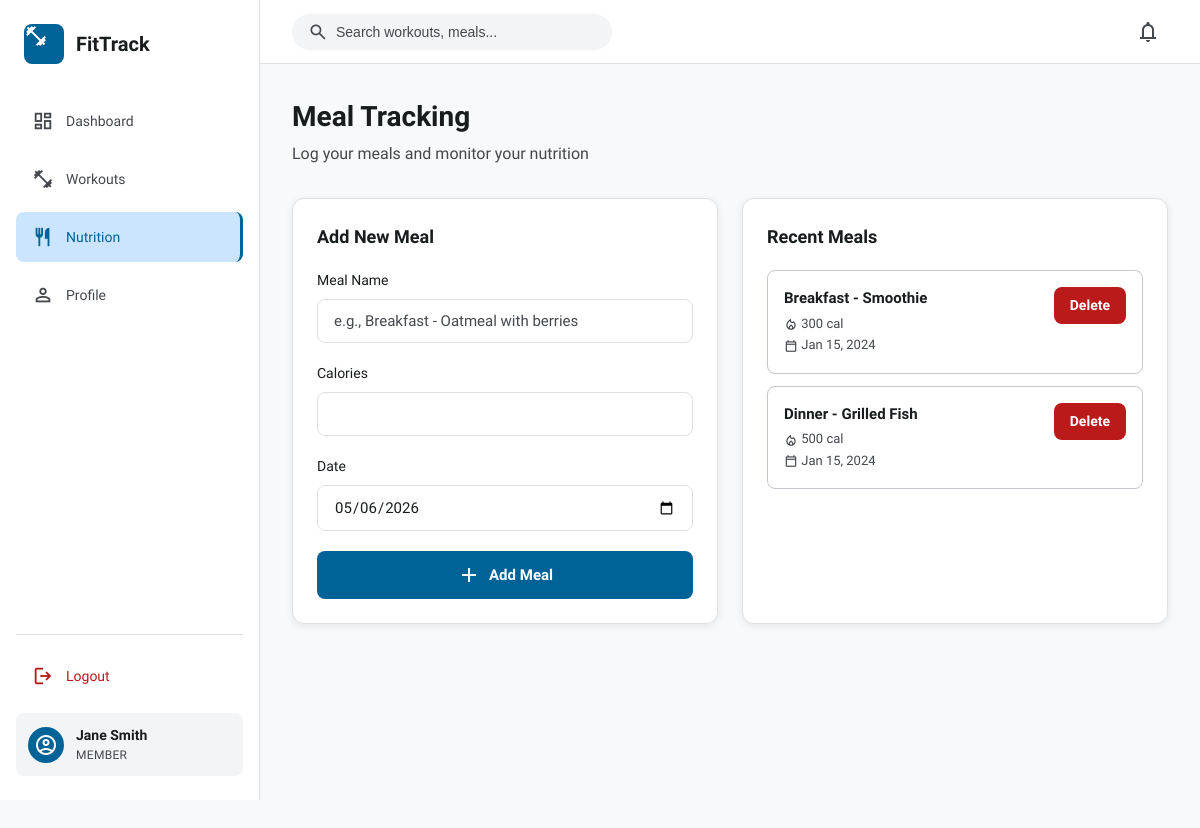
/pages/add_meal.php (signed in), run on the app's committed database.
### tables this page shows
CREATE TABLE meals (
    id INT AUTO_INCREMENT PRIMARY KEY,
    user_id INT NOT NULL,
    meal_name VARCHAR(100) NOT NULL,
    calories INT NOT NULL,
    date DATE NOT NULL,
    created_at TIMESTAMP DEFAULT CURRENT_TIMESTAMP,
    FOREIGN KEY (user_id) REFERENCES users(id) ON DELETE CASCADE
);

### pages/add_meal.php (the view, shortened to what this page needs)
<?php
require_once __DIR__ . '/../core/header.php';
$user_id = $_SESSION['user_id'];
$meals_sql = "SELECT * FROM meals WHERE user_id = $user_id ORDER BY date DESC, created_at DESC";
$meals_result = $conn->query($meals_sql);
?>
<div class="page-header">
    <h1 class="page-title">Meal Tracking</h1>
    <p class="page-subtitle">Log your meals and monitor your nutrition</p>
</div>
<div class="form-page-grid">
    <div class="form-card">
        <h3>Add New Meal</h3>
        <form method="POST" action="" onsubmit="return validateMealForm()">
            <div class="form-group">
                <label for="meal_name">Meal Name</label>
                <input type="text" id="meal_name" name="meal_name" placeholder="e.g., Breakfast - Oatmeal with berries" required>
            </div>
            <div class="form-group">
                <label for="calories">Calories</label>
                <input type="number" id="calories" name="calories" min="1" max="5000" required>
            </div>
            <div class="form-group">
                <label for="date">Date</label>
                <input type="date" id="date" name="date" value="<?php echo date('Y-m-d'); ?>" required>
            </div>
            <button type="submit" class="btn btn-primary">
                <span class="material-symbols-outlined">add</span>
                Add Meal
            </button>
        </form>
    </div>
    <div class="list-card">
        <h3>Recent Meals</h3>
        <?php if ($meals_result->num_rows > 0): ?>
            <div class="items-list">
                <?php while ($meal = $meals_result->fetch_assoc()): ?>
                    <div class="list-item">
                        <div class="list-item-info">
                            <h4><?php echo htmlspecialchars($meal['meal_name']); ?></h4>
                            <p><span class="material-symbols-outlined" style="font-size: 14px; vertical-align: middle;">local_fire_department</span> <?php echo $meal['calories']; ?> cal</p>
                            <p><span class="material-symbols-outlined" style="font-size: 14px; vertical-align: middle;">calendar_today</span> <?php echo date('M j, Y', strtotime($meal['date'])); ?></p>
                        </div>
                        <div class="list-item-actions">
                            <a href="?delete=<?php echo $meal['id']; ?>"
                               class="btn btn-danger btn-sm"
                               onclick="return confirm('Are you sure you want to delete this meal?')">Delete</a>
                        </div>
                    </div>
                <?php endwhile; ?>
            </div>
        <?php endif; ?>
    </div>
</div>
<?php include __DIR__ . '/../core/footer.php'; ?>

### assets/css/style.css (style rules this page uses)
:root { --primary: #006397; --primary-dark: #041525; --primary-light: #cce5ff; --secondary: #5cb8fd; --secondary-light: #d3e4fa; --surface: #f8f9fa; --surface-container: #ffffff; --surface-variant: #f3f4f5; --on-surface: #191c1d; --on-surface-variant: #44474c; --on-primary: #ffffff; --outline: #e0e0e0; --outline-variant: #c4c6cc; --error: #ba1a1a; --error-container: #ffdad6; --success: #2e7d32; --success-container: #d4edda; --positive: #2e7d32; --negative: #ba1a1a; --sidebar-width: 260px; --header-height: 64px; --radius-sm: 4px; --radius-md: 8px; --radius-lg: 12px; --radius-xl: 16px; --radius-full: 9999px; --shadow-sm: 0 1px 2px rgba(0, 0, 0, 0.05); --shadow-md: 0 4px 6px -1px rgba(0, 0, 0, 0.1), 0 2px 4px -2px rgba(0, 0, 0, 0.1); --shadow-lg: 0 10px 15px -3px rgba(0, 0, 0, 0.1), 0 4px 6px -4px rgba(0, 0, 0, 0.1); --shadow-card: 0 2px 8px rgba(0, 0, 0, 0.08); --font-family: "Lexend", -apple-system, BlinkMacSystemFont, "Segoe UI", sans-serif; --transition-fast: 150ms ease; --transition-base: 250ms ease; --transition-slow: 350ms ease; }
* { margin: 0; padding: 0; box-sizing: border-box; }
html { font-size: 16px; -webkit-font-smoothing: antialiased; -moz-osx-font-smoothing: grayscale; }
body { font-family: var(--font-family); font-weight: 400; line-height: 1.5; color: var(--on-surface); background-color: var(--surface); min-height: 100vh; }
a { color: var(--primary); text-decoration: none; transition: color var(--transition-fast); }
.material-symbols-outlined { font-family: "Material Symbols Outlined"; font-weight: normal; font-style: normal; font-size: 24px; line-height: 1; letter-spacing: normal; text-transform: none; display: inline-block; white-space: nowrap; word-wrap: normal; direction: ltr; -webkit-font-smoothing: antialiased; font-variation-settings: "FILL" 0, "wght" 400, "GRAD" 0, "opsz" 24; }
.form-group { margin-bottom: 1.25rem; }
.form-group label { display: block; font-size: 0.875rem; font-weight: 500; color: var(--on-surface); margin-bottom: 0.5rem; }
.form-group input, .form-group select, .form-group textarea { width: 100%; padding: 0.75rem 1rem; border: 1px solid var(--outline); border-radius: var(--radius-md); font-size: 0.9375rem; font-family: inherit; color: var(--on-surface); background: var(--surface-container); transition: all var(--transition-fast); }
.form-group input::placeholder { color: var(--on-surface-variant); }
.btn { display: inline-flex; align-items: center; justify-content: center; gap: 0.5rem; padding: 0.75rem 1.5rem; border: none; border-radius: var(--radius-md); font-size: 0.9375rem; font-weight: 600; font-family: inherit; cursor: pointer; transition: all var(--transition-fast); text-decoration: none; }
.btn-primary { background: var(--primary); color: var(--on-primary); width: 100%; }
.btn-danger { background: var(--error); color: var(--on-primary); }
.btn-sm { padding: 0.5rem 1rem; font-size: 0.875rem; }
.page-header { margin-bottom: 2rem; }
.page-title { font-size: 1.75rem; font-weight: 700; color: var(--on-surface); margin-bottom: 0.25rem; }
.page-subtitle { font-size: 1rem; color: var(--on-surface-variant); }
.form-page-grid { display: grid; grid-template-columns: 1fr 1fr; gap: 1.5rem; }
.form-card, .list-card { background: var(--surface-container); border-radius: var(--radius-lg); border: 1px solid var(--outline); padding: 1.5rem; box-shadow: var(--shadow-card); }
.form-card h3, .list-card h3 { font-size: 1.125rem; font-weight: 600; margin-bottom: 1.25rem; color: var(--on-surface); }
.items-list { max-height: 500px; overflow-y: auto; display: flex; flex-direction: column; gap: 0.75rem; }
.list-item { display: flex; justify-content: space-between; align-items: flex-start; padding: 1rem; border: 1px solid var(--outline-variant); border-radius: var(--radius-md); transition: all var(--transition-fast); }
.list-item-info h4 { font-weight: 600; color: var(--on-surface); font-size: 0.9375rem; margin-bottom: 0.25rem; }
.list-item-info p { font-size: 0.8125rem; color: var(--on-surface-variant); margin-bottom: 0.125rem; }
.list-item-actions { flex-shrink: 0; }

### data on the page
meals: meal_name "Breakfast - Smoothie", calories "300", date "Jan 15, 2024"
meals: meal_name "Dinner - Grilled Fish", calories "500", date "Jan 15, 2024"

### other printed values
$_SESSION['user_name'] "Jane Smith"
